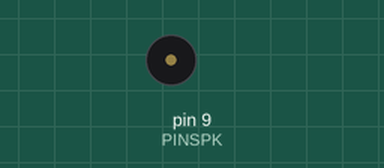
This sketch was run on a simulated Arduino Uno, built with avr-gcc and run on an emulated ATmega328P. Parts: buzzer (waves = sounding).

Above: at 0.3 s.
At 4.8 s:
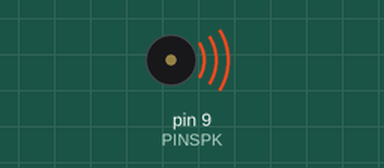
Timing chart, 0 to 6.3 s (numbered marks = the images above):
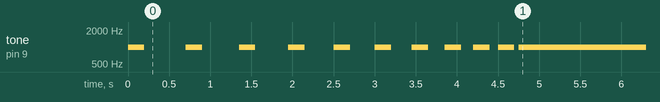

The sketch:

bomb_speaker_with_flatline.ino
```cpp
/* This program beeps the buzzer using our funtion,
 * and counts down the way a bomb would. It will also flatline if
 * timeDelay is smaller than 1
 */
//initialize variables
const int PINSPK = 9;
int timeDelay = 500;

void setup() {
  //setup code
  pinMode(PINSPK, OUTPUT);
}

void loop() {
  if (timeDelay <= 1){ //if timeDelay is less than one, play a tone
    tone(PINSPK, 1000);
  }
  else
  {
  playTone(timeDelay, 1000); // play beep
  timeDelay = timeDelay - 50; //subtract from the delay
  }
}

//this code will beep the buzzer and is called from the main loop
void playTone(int a,int b) {
  tone(PINSPK, b);
  delay(200);
  noTone(PINSPK);
  delay(a);
}
```

Measured:
- by itself, tone on pin 9 (PINSPK): plays 1000 Hz for 0.20 s, 1000 Hz for 0.20 s, 1000 Hz for 0.20 s, 1000 Hz for 0.20 s, 1000 Hz for 0.20 s, 1000 Hz for 0.20 s … (11 notes in this stretch)
